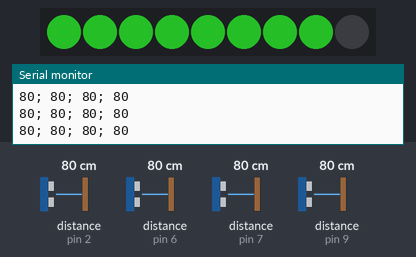
Simulated run of this sketch. Board: Arduino Uno, built with avr-gcc and run on an emulated ATmega328P. Shown: 9 RGB LEDs in strip order, left to right, the last lines printed to the serial monitor. The test bench sets the inputs (shaded band); at power-on: distance to the obstacle (sensors on pin 2, pin 6, pin 7, pin 9) 80 cm. Dim RGB values are drawn brighter than linear.

Above: at 6.7 s.
6.8 s: distance to the obstacle (sensor on pin 2) set to 43 cm
8.3 s: distance to the obstacle (sensor on pin 2) set to 36 cm
At 9.5 s:
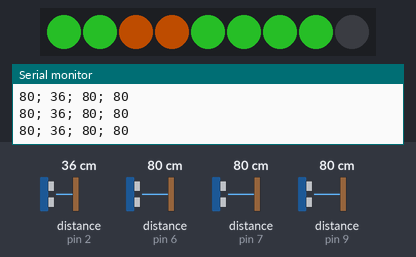
9.8 s: distance to the obstacle (sensor on pin 6) set to 137 cm
11.3 s: distance to the obstacle (sensor on pin 6) set to 145 cm
At 12.0 s:
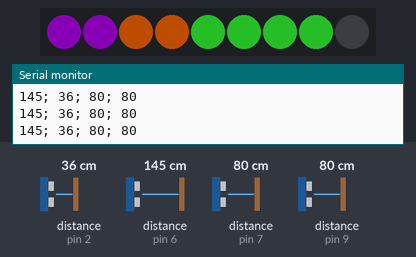
12.8 s: distance to the obstacle (sensor on pin 7) set to 197 cm
At 13.9 s:
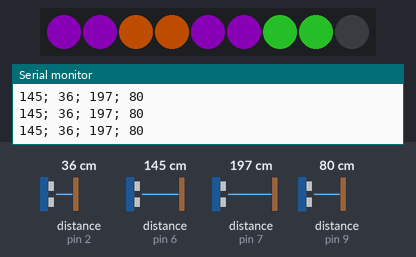
14.3 s: distance to the obstacle (sensor on pin 7) set to 203 cm
At 15.8 s:
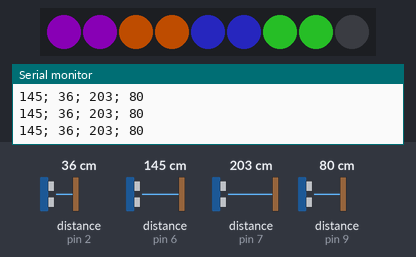
Timing chart, 0 to 16.8 s (numbered marks = the images above; inputs shaded):
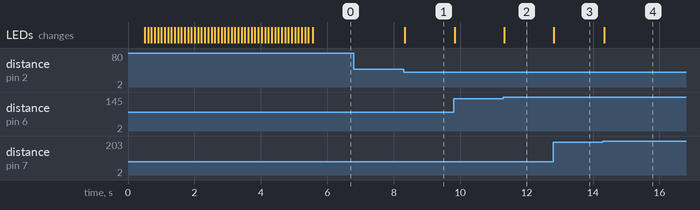

The sketch:

Ultraschallsensor_PCB_1.0.ino
```cpp
#include <HCSR04.h>

UltraSonicDistanceSensor diSen2 (3,2);
UltraSonicDistanceSensor diSen1 (5,6);
UltraSonicDistanceSensor diSen3 (8,7);
UltraSonicDistanceSensor diSen4 (10,9);

#include <Adafruit_NeoPixel.h>

#define BOARD_PIN    4       // Digital IO pin connected to the NeoPixels.
#define BOARD_COUNT  9       // Number of Pixel in stripe

// Parameter 1 = number of pixels in strip,  neopixel stick has 8
// Parameter 2 = pin number (most are valid)
// Parameter 3 = pixel type flags, add together as needed:
//   NEO_RGB     Pixels are wired for RGB bitstream
//   NEO_GRB     Pixels are wired for GRB bitstream, correct for neopixel stick
//   NEO_KHZ400  400 KHz bitstream (e.g. FLORA pixels)
//   NEO_KHZ800  800 KHz bitstream (e.g. High Density LED strip), correct for neopixel stick
Adafruit_NeoPixel board = Adafruit_NeoPixel(BOARD_COUNT, BOARD_PIN, NEO_GRB + NEO_KHZ800);

int  sensor1 = 500 ;
int  sensor2 = 400 ;
int  sensor3 = 300 ;
int  sensor4 = 150 ;
uint32_t color[] = {0x00000000,0x00000050,0x00101050,0x00300040,
                    0x00005000,0x00105010,0x00502000,0x00500000,
                    0x00304000,0x00404000,0x00500035,0x00800000};

// Init the Hardware of the Board
void setup() {

  delay (500);  // warte nach PowerOn, damit die Serielle zum Programmieren frei ist.
  int blinken = 100;

  // init debug serial
  Serial.begin(9600);
  Serial.print("9-LED Board wird initialisiert ...");

  // initialize the board animation LED values and the lib
  board.begin();
  board.show();   // Initialize all pixels to 'off'

  Serial.println(" fertig");

  // LED's abwechselnd blinken
  int j;
  for(j=0; j<25; j++) {
    int i;
    for (i=0; i<8; i=i+2) {
      board.setPixelColor(i, color[7]);
      board.setPixelColor(i+1, color[1]);
    }
    board.show();   // Initialize all pixels to 'off'
    delay(blinken);
    for (i=0; i<8; i=i+2) {
      board.setPixelColor(i, color[1]);
      board.setPixelColor(i+1, color[7]);
    }
    board.show();   // Initialize all pixels to 'off'
    delay(blinken);
  }
}

int zeichen1=0;
// What to do continously
void loop() {


 // update the colors of the strip
  boardCountDown();

  // show the colors and wait
  board.show();
  int stopp = 0;
  while ((Serial.available() > 0) && (stopp == 0)) {

    zeichen1=Serial.read();
    if (zeichen1 == '\n') {
      stopp = 1;
   Serial.print("<NL>; ");
    }
    else if(zeichen1 =='\r'){
//Serial.print("<CR>");
     // stopp = 1;
    }

    else {
    Serial.write(zeichen1);
    }
  }
  //ausgabe unserer sensorwerte
  Serial.print (sensor1);
  Serial.print ("; ");
  Serial.print (sensor2);
  Serial.print ("; ");
  Serial.print (sensor3);
  Serial.print ("; ");
  Serial.println (sensor4);


}


/* *************************************************************************************** *
 * LED Fuktionen
 * *************************************************************************************** */

#define MAX_COLOR 8

// Farbe abhängig von Entfernung
// Entfernung in cm
// Rückgabewert ist Farbindex (0-7)
int getFarbe(int abstand){
   if (abstand>350) return 0;
   if (abstand>270) return 1;
   if (abstand>200) return 2;
   if (abstand>140) return 3;
   if (abstand>90)  return 4;
   if (abstand>40)  return 5;
   if (abstand>20)  return 6;
   return 7;
}

void boardCountDown() {
  int i;
  int farbe1;
  int farbe2;
  int farbe3;
  int farbe4;

  sensor1 = diSen1.measureDistanceCm();
//  if (sensor1 <0) sensor1 = 500 ;
  farbe1 = getFarbe(sensor1);
  //Ausgabe für seriellen Monitor(nur sensor1)


    sensor2 = diSen2.measureDistanceCm();
//  if (sensor2 <0) sensor2 = 500 ;
  farbe2 = getFarbe(sensor2);

    sensor3 = diSen3.measureDistanceCm();
//  if (sensor3 <0) sensor3 = 500 ;
  farbe3 = getFarbe(sensor3);

    sensor4 = diSen4.measureDistanceCm();
//  if (sensor4 <0) sensor4 = 500 ;
  farbe4 = getFarbe(sensor4);


  // Setze das Muster und die Farbe fuer die Ausgabe
  for (i=0; i<2; i++) {
    board.setPixelColor(i, color[farbe1]);
  }

  for (i=2; i<4; i++) {
    board.setPixelColor(i, color[farbe2]);
  }

  for (i=4; i<6; i++) {
    board.setPixelColor(i, color[farbe3]);
  }

  for (i=6; i<8; i++) {
    board.setPixelColor(i, color[farbe4]);
  }


 /* Serial.print (sensor1);
  Serial.print ("; ");
  Serial.print (sensor2);
  Serial.print ("; ");
  Serial.print (sensor3);
  Serial.print ("; ");
  Serial.println (sensor4);*/
}
```

Measured:
- the behaviour switches between 41 and 40 cm on distance to the obstacle (sensor on pin 2) (found by bisection; images 0 and 1)
- the behaviour switches between 140 and 141 cm on distance to the obstacle (sensor on pin 6) (found by bisection; images 1 and 2)
- the behaviour switches between 200 and 201 cm on distance to the obstacle (sensor on pin 7) (found by bisection; images 3 and 4)
- after the input at 8.3 s, the LEDs: change at once (image 1)
- after the input at 11.3 s, the LEDs: change at once (image 2)
- after the input at 12.8 s, the LEDs: change at once (image 3)
- after the input at 14.3 s, the LEDs: change at once (image 4)
